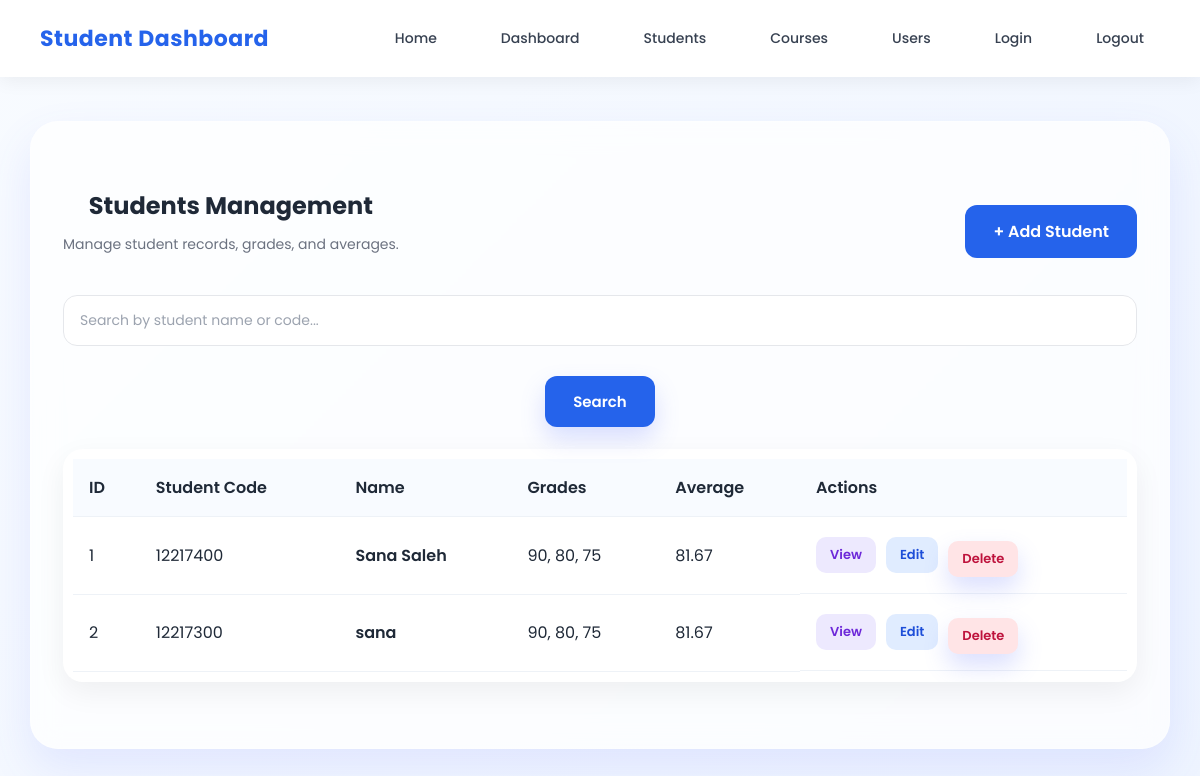
Page /students/ (signed in) on the committed database.
### app/models.py (models this page shows)
class Student(db.Model):
    __tablename__ = "students"
    id = db.Column(db.Integer, primary_key=True)
    student_code = db.Column(db.String(50), unique=True, nullable=False)
    name = db.Column(db.String(100), nullable=False)
    grades = db.Column(db.Text, nullable=False)
    def get_grades_list(self):
        return json.loads(self.grades)
    def calculate_average(self):
        grades = self.get_grades_list()
        return round(sum(grades) / len(grades), 2) if grades else 0

### app/students/routes.py (the view)
@students.route("/")
@login_required
def list_students():
    search = request.args.get("search", "").strip()
    if search:
        all_students = Student.query.filter(
            (Student.name.ilike(f"%{search}%")) |
            (Student.student_code.ilike(f"%{search}%"))
        ).all()
    else:
        all_students = Student.query.all()
    return render_template(
        "students/students.html",
        students=all_students,
        search=search
    )

### app/templates/students/students.html (shortened to what this page needs)
{% extends "base.html" %}
{% block content %}
<div class="students-page">
    <div class="section-header">
        <div>
            <h2>Students Management</h2>
            <p class="section-subtitle">Manage student records, grades, and averages.</p>
        </div>
        <a href="{{ url_for('students.add_student') }}" class="btn btn-primary">+ Add Student</a>
    </div>
    <form method="GET" action="{{ url_for('students.list_students') }}" class="search-form">
        <input
            type="text"
            name="search"
            placeholder="Search by student name or code..."
            value="{{ search or '' }}"
            class="search-input"
        >
        <button type="submit" class="btn btn-primary">Search</button>
    </form>
    {% if students %}
    <div class="table-wrapper">
        <table class="students-table">
            <thead>
                <tr>
                    <th>ID</th>
                    <th>Student Code</th>
                    <th>Name</th>
                    <th>Grades</th>
                    <th>Average</th>
                    <th>Actions</th>
                </tr>
            </thead>
            <tbody>
                {% for student in students %}
                <tr>
                    <td>{{ student.id }}</td>
                    <td>{{ student.student_code }}</td>
                    <td>
                        <a href="{{ url_for('students.student_details', student_id=student.id) }}" class="student-name-link">
                            {{ student.name }}
                        </a>
                    </td>
                    <td>{{ student.get_grades_list() | join(', ') }}</td>
                    <td>{{ student.calculate_average() }}</td>
                    <td class="actions">
                        <a href="{{ url_for('students.student_details', student_id=student.id) }}" class="btn-small view-btn">View</a>
                        <a href="{{ url_for('students.edit_student', student_id=student.id) }}" class="btn-small edit-btn">Edit</a>
                        <form action="{{ url_for('students.delete_student', student_id=student.id) }}"
                              method="POST"
                              class="delete-form"
                              onsubmit="return confirm('Are you sure you want to delete this student?');">
                            <button type="submit" class="btn-small delete-btn">Delete</button>
                        </form>
                    </td>
                </tr>
                {% endfor %}
            </tbody>
        </table>
    </div>
    {% endif %}
</div>
{% endblock %}

### app/static/css/style.css (style rules this page uses)
* { margin: 0; padding: 0; box-sizing: border-box; }
:root { --bg-1: #f8fbff; --bg-2: #eef4ff; --primary: #5b6dfb; --primary-dark: #4657e6; --text-main: #1f2937; --text-soft: #6b7280; --white: #ffffff; --border: rgba(255, 255, 255, 0.25); --shadow: 0 20px 45px rgba(91, 109, 251, 0.12); }
body { font-family: 'Poppins', sans-serif; min-height: 100vh; background: radial-gradient(circle at top left, #dfe9ff 0%, transparent 30%), radial-gradient(circle at bottom right, #e7dcff 0%, transparent 28%), linear-gradient(135deg, var(--bg-1), var(--bg-2)); color: var(--text-main); }
h1, h2 { text-align: center; margin-bottom: 10px; color: var(--text-main); font-weight: 700; }
p { text-align: center; color: var(--text-soft); line-height: 1.7; margin-bottom: 18px; font-size: 14px; }
form { display: flex; flex-direction: column; gap: 8px; }
input { width: 100%; padding: 14px 16px; border: 1px solid #e5e7eb; border-radius: 14px; font-size: 14px; font-family: inherit; background: rgba(255, 255, 255, 0.92); transition: 0.25s ease; margin-bottom: 10px; }
input::placeholder { color: #9ca3af; }
button { margin-top: 8px; border: none; border-radius: 16px; padding: 14px; background: linear-gradient(135deg, var(--primary), #7c6df8); color: white; font-size: 15px; font-weight: 600; font-family: inherit; cursor: pointer; transition: 0.25s ease; box-shadow: 0 12px 24px rgba(91, 109, 251, 0.22); }
body { font-family: 'Poppins', sans-serif; background: linear-gradient(135deg, #f8fbff, #eef4ff); color: #1f2937; }
.btn { display: inline-block; padding: 14px 28px; border-radius: 12px; text-decoration: none; font-weight: 600; transition: 0.3s ease; }
.btn-primary { background: #2563eb; color: white; }
.dashboard-page, .students-page { padding: 30px 0; }
.section-header { display: flex; justify-content: space-between; align-items: center; margin-bottom: 20px; gap: 15px; flex-wrap: wrap; }
.table-wrapper { background: white; border-radius: 20px; box-shadow: 0 10px 30px rgba(0, 0, 0, 0.06); overflow-x: auto; padding: 10px; }
.students-table { width: 100%; border-collapse: collapse; }
.students-table th, .students-table td { padding: 16px; text-align: left; border-bottom: 1px solid #eef2f7; }
.students-table th { background: #f8fbff; color: var(--text-main); font-weight: 600; }
.actions { display: flex; gap: 10px; align-items: center; }
.btn-small { padding: 8px 14px; border: none; border-radius: 10px; font-size: 13px; font-weight: 600; cursor: pointer; text-decoration: none; }
.edit-btn { background: #e0ecff; color: #1d4ed8; }
.delete-btn { background: #ffe4e6; color: #be123c; }
.view-btn { background: #ede9fe; color: #6d28d9; }
.student-name-link { color: var(--text-main); text-decoration: none; font-weight: 600; transition: 0.25s ease; }
.search-form { display: flex; gap: 12px; align-items: center; flex-wrap: wrap; margin-bottom: 22px; }
.search-input { flex: 1; min-width: 260px; padding: 14px 16px; border: 1px solid #e5e7eb; border-radius: 14px; font-size: 14px; font-family: inherit; background: rgba(255, 255, 255, 0.92); transition: 0.25s ease; }

### rows in the picture
Student: id "1", student_code "12217400", name "Sana Saleh", get_grades_list "90, 80, 75", calculate_average "81.67"
Student: id "2", student_code "12217300", name "sana", get_grades_list "90, 80, 75", calculate_average "81.67"
